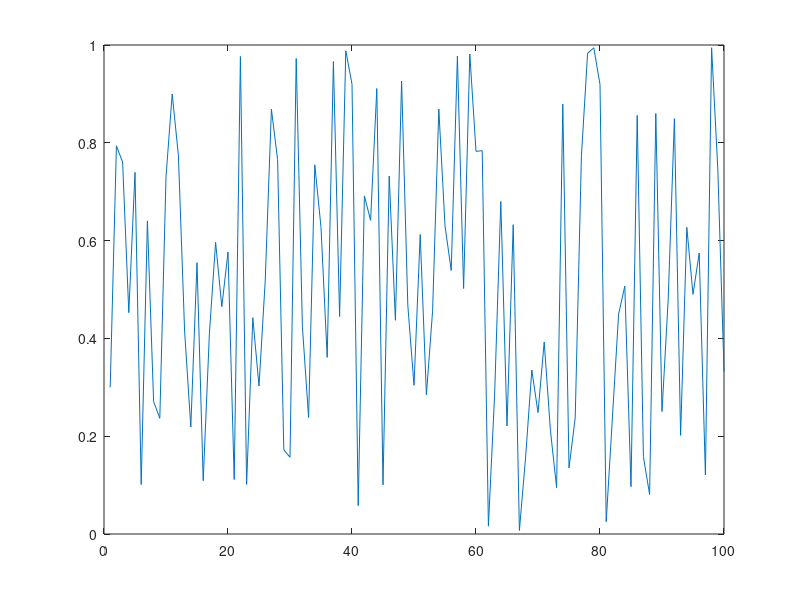

Here is the MATLAB script that generated this plot:
function result = test_ylim_002
result = false;
a = figure;
plot(rand(1,100));
ylim([0,.5]);
g = ylim;
drawnow;
ylim('auto');
drawnow;
g = ylim;
result = all(g == [0,1]);
close(a);
